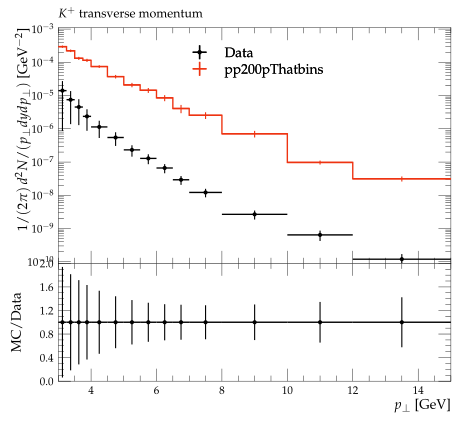

This figure's Python source:
#! /usr/bin/env python3

# This Python script was auto-generated using YODA v2.1.0.
# Analysis object: /STAR_2012_I930463/d01-x01-y03
# Timestamp: 08-10-2025 (02:59:01)

import matplotlib as mpl
import matplotlib.pyplot as plt
mpl.use('Agg') # comment out for interactive use
import os
import numpy as np
from numpy import nan, inf

plotDir = os.path.split(os.path.realpath(__file__))[0]
if 'YODA_USER_PLOT_PATH' in globals():
    plot_outdir = globals()['YODA_USER_PLOT_PATH']
else:
    plot_outdir = plotDir

#plot style
plt.style.use(os.path.join(plotDir, '../default.mplstyle'))
# plot metadata
figW, figH = plt.rcParams['figure.figsize']
ax_xLabel = r'$p_\perp$ [GeV]'
ax_yLabel = r'$1/(2\pi) \, d^2N/(p_\perp dy dp_\perp)$ [GeV$^{-2}$]'
ax_title  = r'$K^+$ transverse momentum'
ax_xScale = 'linear'
ax_yScale = 'log'
xLims = (3.0, 15.0)
yLims = (9e-11, 0.0011)

# TeX-friendly labels for the legend
labels = {
    'legend' : ([ r"Data", r"pp200pThatbins" ], r""),
}

# Adjust canvas width and height
canvasW = 10.0
canvasH = 9.0
figW *= canvasW/10.
figH *= canvasH/9.

# Create figure and axis objects
fig, (ax, ratio0_ax) = plt.subplots(2, 1, sharex=True,
                  figsize=(figW,figH), gridspec_kw={'height_ratios': (6.0, 3.0)})

# Set figure margins
plt.subplots_adjust(
    left   = 1.0 * plt.rcParams['figure.subplot.left'],
    right  = 1.0 * plt.rcParams['figure.subplot.right'],
    top    = 1.0 * plt.rcParams['figure.subplot.top'],
    bottom = 1.0 * plt.rcParams['figure.subplot.bottom'])

ratio0_ax.yaxis.set_major_locator(mpl.ticker.MultipleLocator(0.4))
ratio0_ax.set_ylim(0.0, 2.0)
ratio0_ax.set_ylabel('MC/Data')

# the numerical data is stored in a separate file
dataf = dict()
prefix = os.path.split(__file__)[0]
if prefix:    prefix = prefix + '/'
exec(open(prefix+'d01-x01-y03__data.py').read(), dataf)


legend_handles = dict() # keep track of handles for the legend

# style options for curves
# starts at zorder>=5 to draw curve on top of legend
styles = {
  'Data': {
    'color' : 'black',
    'linestyle' : '-',
    'linewidth' : 1,
    'marker' : 'o',
    'markersize' : 2,
    'capsize' : 0.0,
    'zorder' : 5,
    'histstyle' : 0,
    'drawstyle' : 'steps-pre',
    'xerrorbars' : 1,
    'yerrorbars' : 1,
    'fillcolor' : None,
    'fillopacity' : 1.0,
    'ratio0_linestyle' : '-',
    'ratio0_linewidth' : 1,
    'ratio0_marker' : 'o',
    'ratio0_markersize' : 2,
    'ratio0_capsize' : 0.0,
    'ratio0_zorder' : 5,
    'ratio0_histstyle' : 0,
    'ratio0_drawstyle' : 'steps-pre',
    'ratio0_xerrorbars' : 1,
    'ratio0_yerrorbars' : 1,
  },
  'pp200pThatbins.yoda': {
    'color' : '#EE3311',
    'linestyle' : '-',
    'linewidth' : 1,
    'marker' : 'none',
    'markersize' : 2,
    'capsize' : 0.0,
    'zorder' : 6,
    'histstyle' : 1,
    'drawstyle' : 'steps-pre',
    'xerrorbars' : 1,
    'yerrorbars' : 1,
    'fillcolor' : None,
    'fillopacity' : 1.0,
    'ratio0_linestyle' : '-',
    'ratio0_linewidth' : 1,
    'ratio0_marker' : 'none',
    'ratio0_markersize' : 2,
    'ratio0_capsize' : 0.0,
    'ratio0_zorder' : 6,
    'ratio0_histstyle' : 1,
    'ratio0_drawstyle' : 'steps-pre',
    'ratio0_xerrorbars' : 1,
    'ratio0_yerrorbars' : 1,
  },
}

# curve from input yoda files in main panel
for label, yvals in dataf['yvals'].items():
    if all(np.isnan(v) for v in dataf['yvals'][label]):
        continue
    tmp = None
    if styles[label]['histstyle']: # draw as histogram
        xpos = dataf['xedges'][label] if styles[label]['drawstyle'] else dataf['xpoints'][label]
        ypos = np.insert(yvals, 0, yvals[0]) if styles[label]['drawstyle'] else yvals
        if styles[label]['fillcolor']: # fill area below curve
            ax.fill_between(xpos, ypos, step='pre',
                            color=styles[label]['fillcolor'],
                            alpha=styles[label]['fillopacity'])
        tmp, = ax.plot(xpos, ypos,
                       color=styles[label]['color'],
                       linestyle=styles[label]['linestyle'],
                       linewidth=styles[label]['linewidth'],
                       drawstyle=styles[label]['drawstyle'], solid_joinstyle='miter',
                       zorder=styles[label]['zorder'], label=label)
    tmp = ax.errorbar(dataf['xpoints'][label], yvals,
                      xerr=np.array(dataf['xerrs'][label])*styles[label]['xerrorbars'],
                      yerr=np.array(dataf['yerrs'][label])*styles[label]['yerrorbars'],
                      fmt=styles[label]['marker'], capsize=styles[label]['capsize'],
                      markersize=styles[label]['markersize'],
                      ecolor=styles[label]['color'],
                      color=styles[label]['color'], zorder=styles[label]['zorder'])
    tmp[-1][0].set_linestyle(styles[label]['linestyle'])
    tmp[-1][0].set_linewidth(styles[label]['linewidth'])
    if label in dataf['add_legend_handle']:  legend_handles[label] = tmp
    for varLabel in dataf['variation_yvals'].keys():
        if varLabel.startswith(label):
            tmp, = ax.plot(dataf['xedges'][label], dataf['variation_yvals'][varLabel],
                           color=styles[label]['color'],
                           linestyle=styles[label]['linestyle'],
                           linewidth=styles[label]['linewidth'],
                           drawstyle='steps-pre', solid_joinstyle='miter',
                           zorder=styles[label]['zorder'], alpha=0.5)


# plots on ratio panel
# curve from input yoda files in ratio panel
for label, yvals in dataf['ratio0_yvals'].items():
    if all(np.isnan(v) for v in yvals):
        continue
    if styles[label]['ratio0_histstyle']: # plot as histogram
        xpos = dataf['xedges']['Data'] if styles[label]['ratio0_drawstyle'] else dataf['xpoints']['Data']
        ypos = np.insert(yvals, 0, yvals[0]) if styles[label]['ratio0_drawstyle'] else yvals
        ratio0_ax.plot(xpos, ypos,
                       color=styles[label]['color'],
                       linewidth=styles[label]['linewidth'],
                       linestyle=styles[label]['ratio0_linestyle'],
                       drawstyle=styles[label]['ratio0_drawstyle'], zorder=styles[label]['zorder'],
                       solid_joinstyle='miter')
    tmp = ratio0_ax.errorbar(dataf['xpoints']['Data'], yvals,
                             xerr=np.array(dataf['ref_xerrs'])*styles[label]['ratio0_xerrorbars'],
                             yerr=np.array(dataf['ratio0_yerrs'][label])*styles[label]['ratio0_yerrorbars'],
                             fmt=styles[label]['ratio0_marker'], capsize=styles[label]['ratio0_capsize'],
                             markersize=styles[label]['ratio0_markersize'],
                             ecolor=styles[label]['color'],
                             color=styles[label]['color'])
    tmp[-1][0].set_linestyle(styles[label]['ratio0_linestyle'])
    tmp[-1][0].set_linewidth(styles[label]['ratio0_linewidth'])

    for varlabel in dataf['ratio0_variation_vals'].keys():
        if varlabel.startswith(label):
            ratio0_ax.plot(dataf['xedges']['Data'],
                            dataf['ratio0_variation_vals'][varlabel],
                            color=styles[label]['color'],
                            linestyle=styles[label]['linestyle'],
                            linewidth=styles[label]['linewidth'],
                            drawstyle='steps-pre', solid_joinstyle='miter',
                            zorder=1, alpha=0.5)

legend_items = list(legend_handles.values())
ax.add_artist(ax.legend(legend_items,
                        labels['legend'][0],
                        title=labels['legend'][1],
                        alignment='left',
                        loc='upper center',
                        bbox_to_anchor=(0.5, 0.97)))

# set plot metadata as defined above
ratio0_ax.set_xlabel(ax_xLabel)
ratio0_ax.xaxis.set_label_coords(1., -0.15)
ax.set_ylabel(ax_yLabel, ha='right', va='top')
ax.yaxis.set_label_coords(-0.11, 1.0)
ax.set_title(ax_title, loc='left')
ax.set_xscale(ax_xScale)
ax.set_yscale(ax_yScale)
ax.set_xlim(xLims)
ax.set_ylim(yLims)

# tick formatting
plt.rcParams['xtick.top'] = True
plt.rcParams['ytick.right'] = True
ax.yaxis.set_major_locator(mpl.ticker.LogLocator(base=10.0, numticks=np.inf))
ax.yaxis.set_minor_locator(mpl.ticker.LogLocator(
                           base=10.0, subs=np.arange(0.1, 1, 0.1), numticks=np.inf))
fig.align_ylabels((ax, ratio0_ax))
plt.savefig(os.path.join(plot_outdir, 'd01-x01-y03.pdf'), format='PDF')
plt.savefig(os.path.join(plot_outdir, 'd01-x01-y03.png'), format='PNG')

plt.close(fig)
